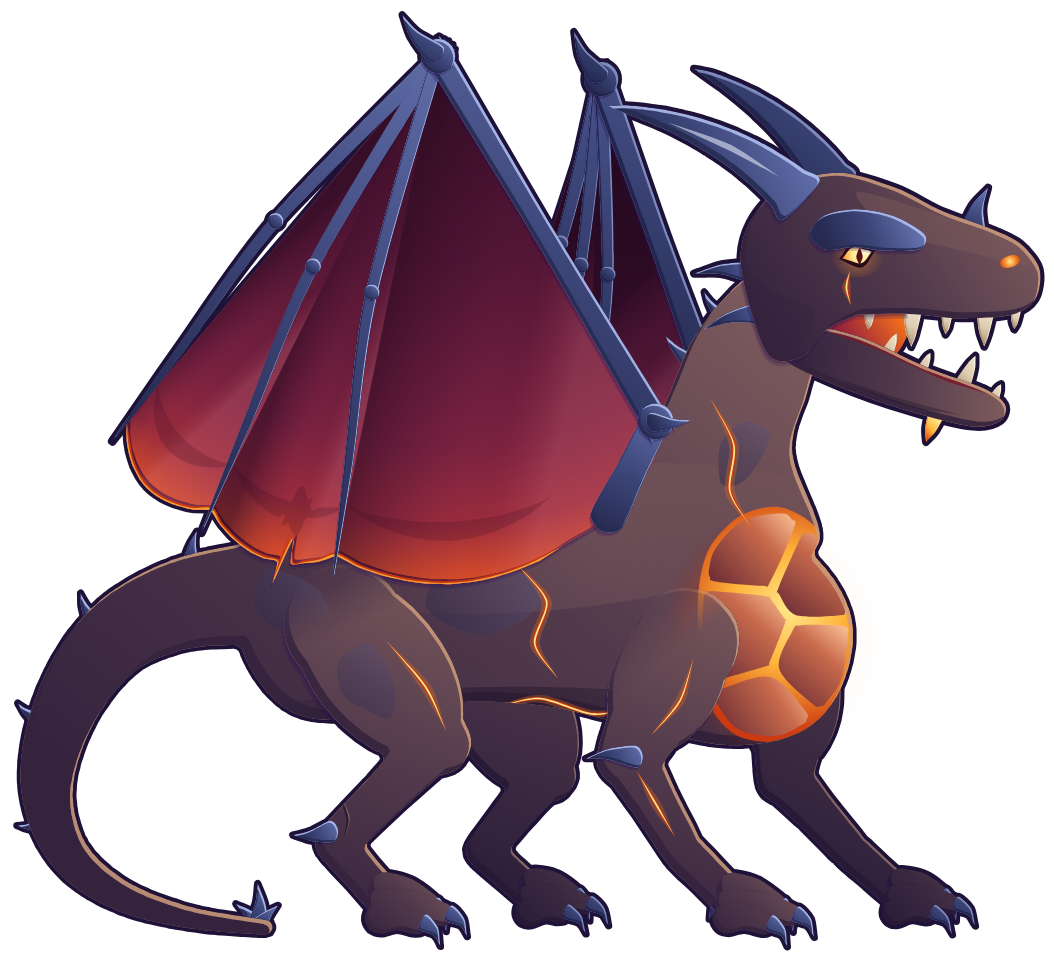

The Python source for this figure:
# Le grand boss de FEU (boss-feu) redessiné en VECTORIEL lisse, dans le style moderne de l'interface (refonte des
# monstres, 27/11/2026) : même trait, même contour unique, même ombrage que les héros vectoriels (../../heros/kael,
# brasyr…), même identité que son pixel art (refonte-graphique/pixel/hd/boss/dragon.txt).
#
#   python3 refonte-graphique/ui-moderne/monstres/dragon/dragon.py   # → dragon.svg + public/art/vecto/boss-feu*.webp
#
# Un dragon de lave et d'obsidienne à quatre pattes, massif et bas sur pattes (une brute) : grosse bosse d'épaules,
# poitrail énorme fendu en plaques chauffées où la lave brille (le four), cou court et arqué qui porte la tête en avant
# et vers le bas, gueule ouverte (vide entre les mâchoires, la gorge rouge sombre au fond), crocs d'ivoire plantés dans
# les mâchoires, oeil de braise à pupille fendue sous une arcade d'obsidienne, larme de lave, petite corne sur le museau,
# deux grandes cornes couchées vers l'arrière (même forme, celle du fond plus courte), ailes repliées très haut (bras
# d'obsidienne, trois doigts, membrane pourpre pliée en pans, bord rougi par la braise), quatre pattes griffues bien
# plantées (posture de gros reptile : coudes en arrière, genou en avant, jarret à l'envers), queue qui retombe au sol
# et finit en gerbe d'échardes. Tête de PROFIL : un seul oeil (../../heros/visage.py, tour = 75).
# Coordonnées = pixels de la grande case du pixel art (256 × 240, sol en (128, 236)) : même échelle que les héros.
# Une seule lumière, en haut à droite ; un seul contour (atelier.py).
import math
import os
import subprocess
import sys

HERE = os.path.dirname(os.path.abspath(__file__))
sys.path.insert(0, os.path.join(HERE, '..', '..', 'heros'))
sys.path.insert(0, HERE)
from atelier import Mat, sm, limb, ribbon, ellipse, bez, resample, mchain, mT, mR, mS, mapp  # noqa: E402
from lib import Shape  # noqa: E402
from outils import FigureM, fused, _poly, _shape, ik, smooth, lerp  # noqa: E402

ROOT = os.path.abspath(os.path.join(HERE, '..', '..', '..', '..'))

# ---------- matières (tons du pixel art passés à la gamme de l'interface : lumières chaudes, ombres violettes) ----------
ROCK = Mat('#cc9c7c', '#7c5a5c', '#523a4c', '#35233e', '#1f1429')        # roche volcanique (celle de Kael, plus chaude)
ROCKF = Mat('#8e6e6a', '#523c4e', '#3a2840', '#271a36', '#170f26')       # la même, du côté du fond (pattes lointaines)
OBS = Mat('#b4c2f2', '#6472ae', '#3d4679', '#272b52', '#181936', glint='#f2f5ff')   # obsidienne (celle de Kael)
OBSF = Mat('#8a96c8', '#4c5690', '#323a68', '#20244a', '#141530')
MEMB = Mat('#e47e8c', '#a4304c', '#7a2240', '#4e1434', '#300c24')       # membrane pourpre (le pagne de Kael, plus sombre)
MEMBF = Mat('#b0566e', '#702042', '#521636', '#360e2a', '#22081e')
FANG = Mat('#fffaf0', '#f4ead2', '#dccbb0', '#a8906e', '#6b5040')
HEAT = Mat('#ffc89a', '#c86a4c', '#94403a', '#622632', '#3c1626')       # la croûte chauffée du four
LAVA = ['#fffbe4', '#ffe68a', '#ffb43a', '#f2701a', '#cc3a12', '#8a1a10']
GUM = '#7a1a2a'

GRD = 236                      # le sol
FEET = (128, 236)              # le point « sol » de la case
FRAME = (-4, -4, 270, 246)     # la boîte de l'image (x0, y0, largeur, hauteur) : les pieds (128, 236) tombent en (132, 240)

# ---------- le visage (../../heros/visage.py) : tête de dragon de PROFIL → placer(tour=75), un seul oeil ----------
# La boîte = la sphère du crâne, gueule fermée (du dos du crâne à la racine du museau, du dessus du crâne au bas de la
# mâchoire fermée). Repère de la tête au repos (la tête est ensuite posée par sa matrice).
from visage import placer  # noqa: E402
FACE_BOX = (186.0, 74.0, 222.0, 116.0)
FACE = placer(FACE_BOX, tour=75)
EYE = FACE['oeil_proche']                      # (x, y, largeur)
NOSE = FACE['nez']                             # la racine du museau (le pli devant l'oeil)
MOUTH = FACE['bouche']                         # la ligne de la gueule sous elle
JAW_PIV = (203.0, 111.0)                       # la charnière de la mâchoire
JAW0 = 22.0                                    # la gueule ouverte au repos (degrés)

# ---------- le squelette (animation) ----------
#   br : souffle 0..1 ; fx, fy, fr : l'avant du corps (poitrail, épaules, cou) avance / monte (−) / se cabre (fr < 0,
#   degrés autour de la hanche) ; sq : il se tasse ; hx, hy, ht : la tête (décalage, rotation) ; jaw : la gueule
#   s'ouvre (+) ; tail : la queue se balance ; wu : les ailes s'ouvrent (0 repliées → 1 grandes ouvertes) ; flap : elles
#   battent (degrés) ; lag : le bout des ailes repliées traîne ; paw : la patte avant proche (None au sol, sinon
#   (x, y, angle du pied, ouverture des griffes) du poignet) ; heat : la lave chauffe (0..3) ; blink : l'oeil s'éteint.
REST = dict(br=0.0, fx=0.0, fy=0.0, fr=0.0, sq=0.0, hx=0.0, hy=0.0, ht=0.0, jaw=0.0, tail=0.0, wu=0.0, flap=0.0,
            lag=(0.0, 0.0), paw=None, heat=0.0, blink=0.0, ph=0.0, smoke=0.0)
HIP_PIV = (100.0, 176.0)        # le pivot du cabré (au-dessus des pattes arrière)
NECK_J = (192.0, 104.0)        # la nuque (la tête tourne autour)
HEAD_K, HEAD_C = 1.1, (198.0, 108.0)    # la tête un peu plus grande (la zone forte), comme les héros
HEAD_OFF = (0.0, -32.0)               # la tête portée haut, au bout du long cou en S

# les pattes : (racine, coude/genou, poignet/jarret, bout du pied) au repos ; longueurs prises au repos
LEG_N_FRONT = dict(S=(172.0, 160.0), K=(157.0, 190.0), A=(171.0, 214.0), B=(185.0, 228.0), g=GRD)
LEG_F_FRONT = dict(S=(200.0, 166.0), K=(197.0, 195.0), A=(214.0, 214.0), B=(228.0, 226.5), g=GRD - 3)
LEG_N_HIND = dict(S=(84.0, 156.0), K=(108.0, 186.0), A=(82.0, 212.0), B=(96.0, 228.0), g=GRD)
LEG_F_HIND = dict(S=(122.0, 170.0), K=(136.0, 194.0), A=(120.0, 214.0), B=(134.0, 226.5), g=GRD - 3)


def unit(a, b):
    d = math.dist(a, b) or 1
    return ((b[0] - a[0]) / d, (b[1] - a[1]) / d)


def add(a, b, k=1.0):
    return (a[0] + b[0] * k, a[1] + b[1] * k)


def rotv(v, deg):
    a = math.radians(deg)
    return (v[0] * math.cos(a) - v[1] * math.sin(a), v[0] * math.sin(a) + v[1] * math.cos(a))


def polar(p, deg, L):
    a = math.radians(deg)
    return (p[0] + L * math.cos(a), p[1] + L * math.sin(a))


def catmull(pts, per=8, closed=True):
    """Des points lissés (Catmull-Rom), pour une forme qu'on va déformer point par point."""
    out = []
    n = len(pts)
    rng = range(n) if closed else range(n - 1)
    for i in rng:
        p0, p1 = pts[(i - 1) % n] if closed else pts[max(0, i - 1)], pts[i]
        p2 = pts[(i + 1) % n]
        p3 = pts[(i + 2) % n] if closed else pts[min(n - 1, i + 2)]
        for k in range(per):
            t = k / per
            t2, t3 = t * t, t * t * t
            out.append(tuple(0.5 * ((2 * p1[j]) + (-p0[j] + p2[j]) * t + (2 * p0[j] - 5 * p1[j] + 4 * p2[j] - p3[j]) * t2
                                    + (-p0[j] + 3 * p1[j] - 3 * p2[j] + p3[j]) * t3) for j in (0, 1)))
    if not closed:
        out.append(pts[-1])
    return out


def poly_shape(pts, t=0.9):
    return sm(pts, t=t)


def cast_band(sh, dx, dy):
    """Une bande dans la forme, le long du bord opposé à (dx, dy) (pair-impair)."""
    return Shape(sh.subs + sh.move(dx, dy).subs, evenodd=True)


def fissure(pts, w=0.9, mat=ROCK):
    """Une fêlure dans la roche (pas de trait noir) : un creux sombre et son arête éclairée au-dessus."""
    sh = ribbon(pts, [0.1] + [w] * (len(pts) - 2) + [0.1])
    hl = ribbon([(x + 0.4, y - 0.5) for x, y in pts], [0.05] + [w * 0.5] * (len(pts) - 2) + [0.05])
    return [(hl, mat.hi, 0.45), (sh, mat.deep, 0.7)]


def lava_vein(pts, w=1.1, g=0.0, glow=2.6):
    """Une veine de lave (comme Kael) : une lueur douce (dégradé), la fêlure rouge, un coeur jaune clair."""
    core = ribbon(pts, [0.15] + [w] * (len(pts) - 2) + [0.15])
    hot = ribbon(pts, [0.05] + [w * 0.45] * (len(pts) - 2) + [0.05])
    halo = ribbon(pts, [0.6] + [w * glow * (1 + 0.3 * g)] * (len(pts) - 2) + [0.6])
    return [(halo, LAVA[3], min(0.75, 0.3 + 0.14 * g)), (core, LAVA[4], 1), (hot, LAVA[1] if g < 2 else LAVA[0], 1)]


def claw_tip(base, d, L, curl=0.5):
    n = (-d[1], d[0])
    if n[1] < 0:
        n = (-n[0], -n[1])
    return add(add(base, d, L), n, L * curl)


def claw_shape(base, d, L, w, curl=0.5):
    """Une griffe recourbée : large à la racine, pointe qui plonge vers le sol (d = direction du doigt)."""
    n = (-d[1], d[0])
    if n[1] < 0:
        n = (-n[0], -n[1])                  # n pointe vers le bas (le côté où la griffe se recourbe)
    tip = add(add(base, d, L), n, L * curl)
    mid = add(add(base, d, L * 0.6), n, L * curl * 0.25)
    a = add(base, n, -w / 2)
    b = add(base, n, w / 2)
    return sm([a, add(mid, n, -w * 0.32), tip, add(mid, n, w * 0.22), b], sharp=(2,), t=0.8)


def shard(root, tip, w, bend=0.0):
    """Une écharde d'obsidienne : large à la racine, pointe un peu courbée."""
    d = unit(root, tip)
    n = (-d[1], d[0])
    L = math.dist(root, tip)
    mid = add(add(root, d, L * 0.55), n, bend * L * 0.12)
    return sm([add(root, n, w / 2), add(mid, n, w * 0.26), tip, add(mid, n, -w * 0.22), add(root, n, -w / 2),
               add(root, d, -w * 0.3)], sharp=(2,), t=0.85)


def horn_shape(root, c1, c2, tip, w0):
    """Une grande corne : un fuseau courbe, épais à la racine, pointu."""
    c = resample(bez(root, c1, c2, tip, 40), 12)
    ws = [w0 * (1 - i / 12) ** 0.8 + 0.2 for i in range(13)]
    from atelier import sides
    left, right = sides(c, ws)
    return sm(left[:-1] + [c[-1]] + right[:-1][::-1], sharp=(len(left) - 1,), t=0.9)


# ======================================================================== le corps (déformé point par point)

# le torse (bosse d'épaules, dos, croupe, ventre, poitrail) ; le cou ; la queue (une ligne et ses largeurs)
TORSO = [(56, 150), (62, 137), (80, 131), (110, 128), (138, 123), (158, 119), (184, 126), (204, 138), (214, 154),
         (212, 171), (202, 183), (184, 187), (162, 183), (136, 177), (112, 176), (92, 180), (72, 179), (60, 167)]
NECK = [(148, 122), (160, 112), (167, 98), (173, 84), (181, 73), (190, 66), (202, 68), (206, 82), (203, 96), (199, 112),
        (206, 134), (194, 140), (172, 132)]
TAIL_C = [(62, 148), (42, 151), (25, 160), (13, 177), (8, 197), (13, 214), (26, 225), (44, 231), (64, 233.6)]
TAIL_W = [27, 23, 19.5, 16.5, 13.5, 10.5, 8, 5.5, 3.6]


class Rig:
    """Les matrices de la pose et la déformation douce du corps (arrière fixe → avant qui se cabre → tête)."""

    def __init__(self, P):
        self.P = P
        sq = P['sq']
        self.H = mT(0, sq * 0.55)
        self.F = mchain(mT(P['fx'], P['fy'] + sq), mR(P['fr'], *HIP_PIV))
        hx, hy = P['hx'], P['hy']
        self.HEAD = mchain(self.F, mT(hx + HEAD_OFF[0], hy + HEAD_OFF[1] - 0.8 * P['br']), mR(P['ht'], *NECK_J), mS(HEAD_K, HEAD_K, *HEAD_C))
        self.JAW = mchain(self.HEAD, mR(JAW0 + P['jaw'], *JAW_PIV))
        # le mouvement de la tête seul (sans sa place ni son agrandissement) : le haut du cou le suit
        self.HEADM = mchain(self.F, mT(hx, hy - 0.8 * P['br']), mR(P['ht'], *NECK_J))
        self.br = P['br']
        self.tail = P['tail']

    def wF(self, p):
        return smooth((p[0] - 62) / (150 - 62))

    def D(self, p):
        """Un point du corps au repos → dans la pose."""
        x, y = p
        w = self.wF(p)
        a = mapp(self.H, p)
        b = mapp(self.F, p)
        q = (a[0] + (b[0] - a[0]) * w, a[1] + (b[1] - a[1]) * w)
        # le souffle : le dos et les épaules montent, le poitrail se gonfle vers l'avant
        up = smooth((182 - y) / 70) * smooth((x - 40) / 70)
        q = (q[0] + 0.5 * self.br * smooth((x - 150) / 40), q[1] - 1.5 * self.br * up)
        # le cou : il suit la tête près de la nuque
        wn = smooth((x - 168) / 30) * smooth((150 - y) / 30)
        if wn > 0:
            h = mapp(self.HEADM, p)
            fq = mapp(self.F, p)
            q = (q[0] + (h[0] - fq[0]) * wn, q[1] + (h[1] - fq[1]) * wn)
        # la queue : elle se balance (plus au bout), le bout reste près du sol
        wt = smooth((52 - x) / 40) if y > 140 else 0.0
        if wt > 0 and self.tail:
            q = (q[0] + self.tail * wt * smooth((y - 140) / 60) * 1.4, q[1] - abs(self.tail) * wt * 0.3 * smooth((y - 200) / 30))
        return q

    def shape(self, sh):
        return sh.map(self.D)


def body_shape(R):
    torso = sm([R.D(p) for p in catmull(TORSO, 5)], t=0.9)
    neck = sm([R.D(p) for p in catmull(NECK, 5)], t=0.9)
    c = [R.D(p) for p in catmull(TAIL_C, 4, closed=False)]
    ws = []
    for i in range(len(c)):
        u = i / (len(c) - 1) * (len(TAIL_W) - 1)
        j = min(len(TAIL_W) - 2, int(u))
        ws.append(TAIL_W[j] + (TAIL_W[j + 1] - TAIL_W[j]) * (u - j))
    tail = limb(c, ws)
    return fused([torso, neck, tail], smooth=2.5), c, ws


# ======================================================================== les pattes

def leg_geom(R, L, near=True, front=True, A=None, fdir=0.0, spread=1.0, lifted=False):
    """Une patte d'un seul tenant (muscle de l'épaule ou de la cuisse, os, coude ou genou, poignet ou jarret, pied,
    doigts) : renvoie la forme fondue, les griffes (base, direction, longueur, largeur) et les points utiles.
    Pattes de gros reptile : coude en arrière (pattes avant), genou en avant et jarret à l'envers (pattes arrière) ;
    le pied (du poignet ou du jarret à la plante) puis les doigts posés au sol vers l'avant. fdir tourne le pied
    (degrés), spread ouvre les doigts (patte levée)."""
    S0, K0, A0, B0 = L['S'], L['K'], L['A'], L['B']
    g = L['g']
    l1, l2 = math.dist(S0, K0), math.dist(K0, A0)
    S = R.D(S0)
    A = A or A0
    v = rotv((B0[0] - A0[0], B0[1] - A0[1]), fdir)
    B = add(A, v)
    # le pli reste du même côté qu'au repos (coude derrière, genou devant)
    side0 = (A0[0] - S0[0]) * (K0[1] - S0[1]) - (A0[1] - S0[1]) * (K0[0] - S0[0])
    K = None
    for bend in (1, -1):
        k_ = ik(S, A, l1, l2, bend)
        sd = (A[0] - S[0]) * (k_[1] - S[1]) - (A[1] - S[1]) * (k_[0] - S[0])
        if sd * side0 > 0:
            K = k_
    K = K or ik(S, A, l1, l2, 1)
    f = 1.0 if near else 0.88
    if front:
        w = [27 * f, 16.5 * f, 14 * f, 10.5 * f, 9.8 * f]
        ang = math.degrees(math.atan2(K[1] - S[1], K[0] - S[0]))
        mc = lerp(S, K, 0.32)
        mus = ellipse(mc[0], mc[1], 0.45 * math.dist(S, K) + 6, 14 * f).rot(ang, mc[0], mc[1])
    else:
        w = [31 * f, 17.5 * f, 13 * f, 10.5 * f, 9.8 * f]
        ang = math.degrees(math.atan2(K[1] - S[1], K[0] - S[0]))
        mc = lerp(S, K, 0.36)
        mus = ellipse(mc[0], mc[1], 0.5 * math.dist(S, K) + 9, 17 * f).rot(ang, mc[0], mc[1])
    upper = limb([S, lerp(S, K, 0.5), K], [w[0], (w[0] + w[1]) / 2, w[1]])
    lower = limb([K, lerp(K, A, 0.5), A], [w[2] * 1.05, (w[2] + w[3]) / 2, w[3]])
    meta = limb([A, lerp(A, B, 0.5), B], [w[3], (w[3] + w[4]) / 2, w[4]])
    # la plante : un coussin sous le bout du pied, d'où partent les doigts
    td = math.radians(10 + fdir)
    fd = (math.cos(td), math.sin(td))
    n = (-fd[1], fd[0])                       # vers le côté proche (le bas de l'écran au repos)
    palm = ellipse(B[0], B[1] + 1, w[4] * 0.6, w[4] * 0.5)
    shapes = [mus, upper, lower, meta, palm]
    toes = []
    # les doigts (du fond vers le devant) : écartés dans le plan du sol (le plus proche plus bas à l'écran), une
    # jointure qui bombe, le bout posé au sol ; la griffe recourbée plonge jusqu'au sol
    # les doigts, fondus dans le pied (une seule forme) : trois bosses à l'avant, séparées par de petits creux ; le doigt
    # proche est le plus bas, ceux du fond dépassent derrière lui, plus haut (perspective du sol)
    tips = []
    spec = [(-5.0, -22.0, 11.0, -5.0), (0.0, 2.0, 15.5, -2.4), (4.4, 30.0, 12.0, -0.2)]   # (racine, angle, longueur, sol)
    for k, (off, a, Ln, gy) in enumerate(spec):
        root = add(add(B, n, off * 0.85), fd, -2.0)
        dk = rotv(fd, a * spread * (1.3 if lifted else 1.0))
        tip = add(root, dk, Ln * f)
        w0 = (7.0 if front else 7.2) * f
        if not lifted:
            tip = (tip[0], g + gy - w0 * 0.42 - 0.3)         # le coussin du doigt posé au sol
        kn = add(lerp(root, tip, 0.5), (-n[0], -n[1]), 1.0)
        dd = unit(kn, tip)
        cd = rotv(dd, 8)
        cb = add(add(tip, dd, w0 * 0.22), (-n[0], -n[1]), w0 * 0.12)
        cl = 10.0 * f
        if not lifted:
            # la griffe plonge jusqu'au sol (plus haut pour les doigts du fond : perspective du sol)
            ct = claw_tip(cb, cd, 1.0)
            cl = max(7.0, min(11.0, (g + gy + 0.4 - cb[1]) / max(0.2, ct[1] - cb[1])))
        toes.append((limb([root, kn, tip], [w0 * 1.1, w0 * 0.98, w0 * 0.84]), (cb, cd, cl, w0 * 0.58)))
        tips.append(tip)
    claws = []
    if front and near:
        # l'ergot : une petite griffe à l'arrière du pied, vers l'arrière et le bas
        e0 = add(lerp(A, B, 0.72), n, w[4] * 0.42)
        claws.append((e0, rotv((-fd[0], -fd[1]), -35), 3.8, 3.4))
    pts = {'S': S, 'K': K, 'A': A, 'B': B, 'mc': mc, 'toes': toes, 'tips': tips, 'fd': fd,
           'grad': (B[0] + 14, B[1] - 12, B[0] - 6, B[1] + 8, [(0, ROCK.light), (0.5, ROCK.base), (1, ROCK.shadow)])}
    return fused(shapes, smooth=1.8), claws, pts


def toe_creases(pts, mat):
    """Les petits plis entre les doigts (du creux entre deux bouts de doigts, vers l'arrière du pied)."""
    out = []
    t = pts['tips']
    fd = pts['fd']
    for a, b in zip(t, t[1:]):
        m = lerp(a, b, 0.5)
        p0 = add(m, fd, -1.2)
        out.append((ribbon([p0, add(p0, fd, -3.2), add(p0, fd, -6.4)], [0.2, 0.9, 0.1]), mat.deep, 0.55))
    return out


def draw_claws(fig, nm, pts, cmat, mat=None):
    """Les doigts d'une patte (du fond vers le devant, chacun son ombre douce sur le pied et sur le doigt d'à côté) et
    leurs griffes au bout (peints après la patte)."""
    mat = mat or ROCK
    names = [nm]
    for j, (sh, (b, d, Lc, w)) in enumerate(pts['toes']):
        tn = '%st%d' % (nm, j)
        fig.part(tn, sh, mat, grad=pts['grad'], cel=1.1, rim=0, cast=1.0, cast_on=names[:])
        names.append(tn)
        fig.part(tn + 'c', claw_shape(b, d, Lc, w), cmat, cel=0.45, rim=0.4, cast=0.45, cast_on=names[:])
        names.append(tn + 'c')
    return names


# ======================================================================== les ailes

def wing_skel(R, name, u, flap=0.0, lag=(0.0, 0.0)):
    """Le squelette d'une aile : racine (dans le dos), coude, poignet, griffe du pouce, trois bouts de doigts, et le
    point où le bord de fuite rejoint le flanc. u = 0 : repliée (le dessin) ; u = 1 : grande ouverte."""
    if name == 'N':
        root0 = (152.0, 128.0)
        folded = dict(eh=-63.4, lh=26.8, ef=-120.8, lf=109.0, fing=[(130.4, 123.0), (116.6, 130.0), (101.5, 130.6)],
                      att=(140.0, 136.0))
        opened = dict(eh=-105.0, lh=30.0, ef=-125.0, lf=100.0, fing=[(186.0, 96.0), (158.0, 106.0), (124.0, 110.0)],
                      att=(120.0, 140.0))
    else:
        root0 = (168.0, 122.0)
        folded = dict(eh=-61.4, lh=25.0, ef=-109.7, lf=89.0, fing=[(108.0, 90.0), (100.4, 99.6), (92.2, 104.0)],
                      att=(160.0, 126.0))
        opened = dict(eh=-70.0, lh=22.0, ef=-80.0, lf=80.0, fing=[(20.0, 70.0), (50.0, 84.0), (78.0, 90.0)],
                      att=(176.0, 126.0))
    k = smooth(u) if 0 <= u <= 1 else u
    eh = lerp(folded['eh'], opened['eh'], k) + flap * 0.4
    lh = lerp(folded['lh'], opened['lh'], k)
    ef = lerp(folded['ef'], opened['ef'], k) + flap * (0.8 if name == 'N' else -0.8)
    lf = lerp(folded['lf'], opened['lf'], k)
    root = R.D(root0)
    E = polar(root, eh, lh)
    W = polar(E, ef, lf)
    W = add(W, lag)
    tips = []
    for (a0, L0), (a1, L1) in zip(folded['fing'], opened['fing']):
        a = lerp(a0, a1, k) + flap * (1.0 if name == 'N' else -1.0)
        tips.append(polar(W, a, lerp(L0, L1, k)))
    att = R.D(lerp(folded['att'], opened['att'], k))
    thumb = polar(W, ef - 10, 13)
    return dict(root=root, E=E, W=W, tips=tips, att=att, thumb=thumb)


def scallop(a, b, depth, n=10, tear=None):
    """Le bord libre de la membrane entre deux bouts de doigts : un feston (creux vers le corps) ; `tear` : une petite
    déchirure (une encoche) à cette fraction du bord."""
    d = unit(a, b)
    nrm = (d[1], -d[0])
    out = []
    for i in range(1, n):
        t = i / n
        p = lerp(a, b, t)
        out.append(add(p, nrm, -depth * math.sin(math.pi * t) ** 0.8))
        if tear and abs(t - tear) < 0.5 / n:
            q = add(add(p, nrm, -depth * math.sin(math.pi * t) ** 0.8 - 5.5), d, 0.8)
            out.append(q)
            out.append(add(p, d, 1.8 + 0.0))
    return out


# ======================================================================== le dessin

def build(ow=0.95, pose=None, fx=None, frame=FRAME):
    P = dict(REST, **(pose or {}))
    R = Rig(P)
    fig = FigureM(*frame, ow=ow)
    fig.ctx = {'R': R, 'P': P}
    heat = P['heat']

    # ---- lueur du four (derrière tout) ----
    gx, gy = R.D((186, 160))
    fig.glow(gx + 6, gy, 30 + 6 * heat, 30 + 6 * heat, '#ff7a1e', 0.16 + 0.08 * heat)

    # ---- l'aile du fond : derrière la bosse ----
    wf = wing_skel(R, 'F', P['wu'], P['flap'], (P['lag'][0] * 0.6, P['lag'][1] * 0.6))
    draw_wing(fig, 'F', wf, MEMBF, OBSF, P)

    # ---- la corne du fond (derrière la tête) ----
    head_horns(fig, R, P, far=True)

    # ---- les pattes du fond (plus sombres) ----
    for nm, L, front in (('legFH', LEG_F_HIND, False), ('legFF', LEG_F_FRONT, True)):
        sh, claws, pts = leg_geom(R, L, near=False, front=front)
        fig.part(nm, sh, ROCKF, cel=1.4, rim=0.5, cast=0)
        pts['grad'] = pts['grad'][:4] + ([(0, ROCKF.light), (0.5, ROCKF.base), (1, ROCKF.shadow)],)
        draw_claws(fig, nm, pts, OBSF, ROCKF)

    # ---- les échardes de la queue (derrière la queue : racines cachées) ----
    body, tc, tw = body_shape(R)
    tail_spikes(fig, tc, tw)
    # les piquants dorsaux : ils suivent la courbe du dos, de la nuque à la croupe, leur taille varie en douceur (plus
    # grands au milieu du dos) ; racines cachées dans le corps
    for j, (p0, p1, L) in enumerate(DORSAL):
        b = R.D(p0)
        d = unit(R.D(p1), b)                      # vers l'arrière le long du dos
        nrm = (d[1], -d[0]) if d[0] < 0 else (-d[1], d[0])
        if nrm[1] > 0:
            nrm = (-nrm[0], -nrm[1])
        tip = add(add(b, nrm, L), d, L * 0.6)
        fig.part('dsp%d' % j, shard(add(b, nrm, -2.0), tip, L * 0.62, bend=-0.5), OBS, cel=0.6, rim=0.5, cast=0)

    # ---- le corps : torse, cou, queue d'un seul tenant ----
    bx0, by0, bx1, by1 = body.bbox()
    det = body_details(R, P)
    fig.part('body', body, ROCK, grad=(bx1 - 20, by0 + 10, bx0 + 60, by1, [(0, ROCK.light), (0.45, ROCK.base), (1, ROCK.shadow)]),
             cel=2.4, rim=1.0, cast=0, details=det)

    # ---- la patte arrière proche (la cuisse s'efface dans la croupe) ----
    sh, claws, pts = leg_geom(R, LEG_N_HIND, near=True, front=False)
    K, A = pts['K'], pts['A']
    S_ = pts['S']
    ang_ = math.degrees(math.atan2(K[1] - S_[1], K[0] - S_[0]))
    pc = add(lerp(S_, K, 0.42), (-4, 2))
    det = plate(lambda p: p, pc[0], pc[1], 10, 6.5, ang_ + 8, 11) \
        + lava_vein([add(lerp(S_, K, 0.2), (6, -2)), add(lerp(S_, K, 0.5), (9, 1)), add(lerp(S_, K, 0.85), (6, 2))], 1.0, heat) \
        + fissure([add(A, (1, -12)), add(A, (3, -6)), add(A, (2, -1))], 0.7)
    fig.part('legNH', sh, ROCK, cel=1.8, rim=0.8, cast=1.2, cast_on=['body', 'legFH', 'legFHc0', 'legFHc1', 'legFHc2', 'tsp5', 'tsp4', 'tsp3'], details=det)
    S = pts['S']
    o_, t_ = add(S, (6, 10)), add(S, (-6, -16))
    fig.masks['legNH'] = (o_[0], o_[1], t_[0], t_[1], 'body')        # le haut de la cuisse s'efface dans la croupe
    draw_claws(fig, 'legNH', pts, OBS)
    fig.part('spurH', shard(add(A, (-1, -3)), add(A, (-11, -2)), 5.5, bend=-0.6), OBS, cel=0.6, rim=0.5, cast=0.5)

    # ---- l'aile proche, repliée sur le flanc ----
    wn = wing_skel(R, 'N', P['wu'], P['flap'], P['lag'])
    draw_wing(fig, 'N', wn, MEMB, OBS, P)

    # ---- la patte avant proche (l'épaule s'efface dans le poitrail) ----
    paw = P['paw']
    if paw:
        sh, claws, pts = leg_geom(R, LEG_N_FRONT, near=True, front=True, A=(paw[0], paw[1]), fdir=paw[2], spread=paw[3],
                                  lifted=paw[1] < 214.5)
    else:
        sh, claws, pts = leg_geom(R, LEG_N_FRONT, near=True, front=True)
    S, K, A = pts['S'], pts['K'], pts['A']
    fig.ctx['paw'] = pts
    det = lava_vein([lerp(K, A, 0.15), lerp(K, A, 0.5), lerp(K, A, 0.85)], 0.95, heat) \
        + lava_vein([add(lerp(S, K, 0.15), (4, 0)), add(lerp(S, K, 0.45), (5, 2)), add(lerp(S, K, 0.75), (2, 2))], 0.9, heat)
    cl = []
    for j, (b, d, Lc, w) in enumerate(claws):
        cl.append('legNFe%d' % j)
        fig.part(cl[-1], claw_shape(b, d, Lc, w), OBS, cel=0.4, rim=0.35, cast=0)
    fig.part('legNF', sh, ROCK, cel=1.8, rim=0.8, cast=1.3, cast_on=['body', 'legFF', 'legFH', 'wingN'] + cl, details=det)
    o_, t_ = add(S, (8, 6)), add(S, (-8, -14))
    fig.masks['legNF'] = (o_[0], o_[1], t_[0], t_[1], 'body')        # la racine du bras s'efface dans le poitrail
    draw_claws(fig, 'legNF', pts, OBS)
    ku = unit(S, K)
    kd = unit(A, K)
    sp = unit((0, 0), add(ku, kd))
    fig.part('spurF', shard(add(K, sp, -2), add(K, sp, 11), 5.6, bend=0.5), OBS, cel=0.6, rim=0.5, cast=0.6)

    # ---- la tête ----
    draw_head(fig, R, P)

    if fx:
        for f_ in fx:
            f_(fig, fig.ctx)
    return fig


# (point sur le dos, point suivant vers la queue, longueur) : la nuque, le cou, le dos (sous l'aile), la croupe
DORSAL = [((179, 76), (174, 84), 5.0), ((171, 88), (167, 98), 6.4), ((165, 106), (158, 114), 7.6), ((150, 121), (140, 123), 8.6),
          ((128, 124.5), (118, 126), 9.0), ((106, 128), (96, 129), 8.6), ((86, 130), (76, 131.5), 7.6), ((67, 135), (58, 139), 6.4)]


def tail_spikes(fig, tc, tw):
    """Les échardes d'obsidienne sur le dessus de la courbe de la queue, et la gerbe de trois au bout (posée au sol)."""
    n = len(tc)
    out = []
    for t, L, w in ((0.12, 5.4, 3.6), (0.27, 4.6, 3.2), (0.42, 3.8, 2.8), (0.57, 3.0, 2.4)):
        i = int(t * (n - 1))
        p, q = tc[i], tc[i + 1]
        d = unit(p, q)
        nrm = (-d[1], d[0])                   # vers l'extérieur de la courbe (à gauche de la marche)
        ww = tw[i]
        base = add(p, nrm, ww * 0.5 - 1.6)
        tip = add(add(base, nrm, L + 1.6), d, -L * 0.6)
        out.append(shard(base, tip, w, bend=-0.5))
    end, prev = tc[-1], tc[-3]
    d = unit(prev, end)
    for ang, L, w in ((-140, 8.0, 4.4), (-96, 11.0, 5.2), (-52, 7.5, 4.2)):
        dd = rotv(d, ang)
        base = add(end, d, -2)
        out.append(shard(base, add(base, dd, L), w, bend=0.4 if ang < -80 else -0.4))
    for j, sh in enumerate(out):
        fig.part('tsp%d' % j, sh, OBS, cel=0.7, rim=0.5, cast=0)


def body_details(R, P):
    """Ce qui est peint DANS le corps : le volume, quelques plaques d'obsidienne À PLAT dans la peau (aucun relief qui
    casse la ligne du dos), le four du poitrail en grandes plaques, peu de fissures de lave en courbes douces."""
    heat = P['heat']
    D = R.D
    out = []
    # le volume : le dos pris par la lumière, le ventre dans l'ombre
    hx_, hy_ = D((140, 134))
    out.append((ellipse(hx_, hy_, 70, 18).rot(-6, hx_, hy_), ('rad', hx_ + 10, hy_ - 6, 70, 70, [(0, ROCK.light, 0.5), (1, ROCK.light, 0)]), 1))
    bx_, by_ = D((128, 186))
    out.append((ellipse(bx_, by_, 80, 14), ('rad', bx_, by_ + 5, 80, 80, [(0, ROCK.deep, 0.6), (1, ROCK.deep, 0)]), 1))
    for spec in BODY_PLATES:
        out += plate(D, *spec)
    # le four : la lave du poitrail (bombé, pas énorme)
    cx, cy = D((194, 158))
    k = min(1.0, heat / 3)
    out.append((ellipse(cx, cy, 28, 32), ('rad', cx, cy, 28, 32, [(0, LAVA[4], 0.0), (0.62, LAVA[4], 0.0), (0.76, LAVA[4], 0.3 + 0.15 * k),
                                                              (1, LAVA[5], 0)]), 1))
    csh = sm([D(p) for p in CHEST], t=0.9)
    out.append((csh, ('rad', cx + 4, cy - 6, 32, 32, [(0, LAVA[0] if heat > 2 else LAVA[1]), (0.45, LAVA[2]), (1, LAVA[4])]), 1))
    for poly in chest_plates():
        sh = sm([D(p) for p in poly], t=0.95)
        x0, y0, x1, y1 = sh.bbox()
        tone = [(0, HEAT.hi if heat < 2 else '#ffe0b0'), (0.35, HEAT.light), (1, HEAT.shadow)]
        out.append((sh, ('lin', x1, y0, x0, y1, tone), 1 - 0.35 * k))
    # une fente de lave sous le ventre, et deux fissures en courbes douces (cou, flanc)
    out += lava_vein([D(p) for p in [(120, 178), (134, 175), (148, 179), (160, 177)]], 0.9, heat, glow=2.2)
    for pts, w in (([(178, 98), (184, 110), (183, 122), (189, 132)], 0.95), ([(128, 140), (136, 150), (133, 161), (139, 170)], 1.0)):
        out += lava_vein([D(p) for p in pts], w, heat)
    return out


CHEST = [(178, 136), (186, 128), (196, 126), (205, 131), (212, 142), (215, 156), (213, 170), (206, 181), (195, 186),
         (184, 184), (177, 175), (175, 160), (175, 147)]


# (x, y, demi-largeur, demi-hauteur, angle, graine) au repos : quelques grandes plaques de tailles variées
BODY_PLATES = [(186, 112, 9, 5.5, -60, 2), (120, 150, 15, 8, -4, 5), (70, 150, 10, 7, 20, 7)]
PLATE = Mat('#b0acd8', '#5e5a86', '#403a5e', '#2a2644', '#19162c', glint='#e8e6ff')   # obsidienne mate (plaques)


def plate(D, x, y, rx, ry, ang, seed):
    """Une plaque d'obsidienne À PLAT dans la peau (aucun relief, aucune ombre portée) : une teinte d'obsidienne mate,
    éclairée en haut à droite, qui se fond dans la roche."""
    pts = []
    for k in range(8):
        a = 2 * math.pi * k / 8
        r = 1 + 0.12 * math.sin(seed * 3.1 + k * 2.3) + 0.05 * math.cos(seed * 1.7 + k * 4.1)
        v = rotv((rx * r * math.cos(a), ry * r * math.sin(a)), ang)
        pts.append(D((x + v[0], y + v[1])))
    sh = sm(pts, t=0.95)
    x0, y0, x1, y1 = sh.bbox()
    return [(sh, ('lin', x1, y0, x0, y1, [(0, PLATE.light, 0.42), (0.5, PLATE.base, 0.42), (1, PLATE.shadow, 0.5)]), 1)]


def chest_plates():
    """Les plaques du four (au repos) : un pavage irrégulier (cellules de Voronoï), rogné et arrondi."""
    from shapely.geometry import Polygon, MultiPoint
    from shapely.ops import voronoi_diagram
    region = Polygon(CHEST)
    seeds = [(188, 136), (206, 144), (186, 158), (206, 166), (192, 180)]
    cells = voronoi_diagram(MultiPoint(seeds), envelope=region.buffer(20))
    out = []
    for c in cells.geoms:
        g = c.intersection(region).buffer(-1.25).buffer(-2.4, join_style=1).buffer(2.4, join_style=1)
        if g.is_empty or g.area < 4:
            continue
        if g.geom_type != 'Polygon':
            g = max(g.geoms, key=lambda x: x.area)
        pts = list(g.simplify(0.4).exterior.coords)[:-1]
        out.append(pts)
    return out


def draw_wing(fig, name, sk, mat, bone, P):
    """Une aile de dragon : des os anguleux (bras, coude en pointe, avant-bras, poignet, griffe du pouce, trois longs
    doigts à une jointure), une membrane tendue entre eux (pourpre sombre à la racine → braise au bord), des pans
    creusés par la tension, un bord libre en festons pointus, une petite déchirure."""
    root, E, W, tips, att = sk['root'], sk['E'], sk['W'], sk['tips'], sk['att']
    f1, f2, f3 = tips
    sc = [scallop(f1, f2, 8.0), scallop(f2, f3, 7.0, tear=0.62), scallop(f3, att, 8.5)]
    edge = [f1] + sc[0] + [f2] + sc[1] + [f3] + sc[2] + [att]
    i2, i3 = 1 + len(sc[0]) + 1, 1 + len(sc[0]) + 1 + len(sc[1]) + 1
    memb = sm([W] + edge + [root, E], sharp=(0, 1, i2, i3), t=0.55)
    rr = max(math.dist(W, t) for t in tips) * 1.02
    ember = '#d24a2a' if name == 'N' else '#9a3028'
    fill = ('rad', W[0], W[1], rr, rr, [(0, mat.deep), (0.4, mat.shadow), (0.76, mat.base), (0.9, '#9a2c3c'), (1, ember)])
    det = []
    # les pans : chaque pan est tendu entre deux os : sombre contre l'os de gauche, éclairé contre celui de droite
    mid_arm = lerp(E, W, 0.4)
    for (a, b, s_), right in (((f1, f2, sc[0]), f2), ((f2, f3, sc[1]), f3), ((f3, att, sc[2]), mid_arm)):
        pan = sm([W, a] + s_ + [b] + ([root, E] if b is att else []), sharp=(0, 1), t=0.6)
        ga = lerp(W, a, 0.62)
        gb = lerp(W, right, 0.62) if right is not mid_arm else lerp(att, mid_arm, 0.5)
        det.append((pan, ('lin', ga[0], ga[1], gb[0], gb[1], [(0, mat.deep, 0.6), (0.35, mat.shadow, 0.22), (0.7, mat.light, 0.0),
                                                              (1, mat.hi, 0.22)]), 1))
        # le creux de la membrane : une ombre douce qui suit le feston, un peu en retrait du bord
        cr = [lerp(p, W, 0.1) for p in [a] + s_ + [b]]
        n_ = len(cr)
        det.append((ribbon(cr, [0.2] + [4.5 * math.sin(math.pi * k / (n_ - 1)) + 0.3 for k in range(1, n_ - 1)] + [0.2]), mat.deep, 0.2))
    # le bord libre rougi par la braise
    det.append((ribbon(edge, [0.3] + [1.7] * (len(edge) - 2) + [0.3]), LAVA[4], 0.9))
    det.append((ribbon(edge, [0.2] + [0.7] * (len(edge) - 2) + [0.2]), LAVA[2], 0.85))
    fig.part('wing' + name, memb, mat, grad=None, cel=1.2, rim=0.5, cast=1.0 if name == 'N' else 0, details=det)
    fig.parts[-1].grad = None
    fig.parts[-1].fillx = fill
    # les doigts : longs, une jointure (un léger angle), le bout qui dépasse un peu de la membrane, en pointe
    for j, t in enumerate(tips):
        L = math.dist(W, t)
        d = unit(W, t)
        nrm = (-d[1], d[0])
        jt = add(lerp(W, t, 0.48), nrm, L * 0.035 * (1 if name == 'N' else -1))
        te = add(t, unit(jt, t), 4.5)
        fig.part('wf%s%d' % (name, j), limb([W, jt, lerp(jt, te, 0.6), te], [4.0 - 0.3 * j, 3.0, 2.2, 0.5]), bone, cel=0.5, rim=0.45,
                 cast=0.5, cast_on=['wing' + name])
        fig.part('wj%s%d' % (name, j), ellipse(jt[0], jt[1], 2.0, 2.0), bone, cel=0.4, rim=0.4, cast=0.3, cast_on=['wing' + name])
    # le bras : de l'épaule au coude (en pointe, un éperon), puis l'avant-bras jusqu'au poignet
    fig.part('wh' + name, limb([root, lerp(root, E, 0.5), E], [9.0, 7.6, 7.0]), bone, cel=0.9, rim=0.6, cast=0.8,
             cast_on=['wing' + name, 'body'])
    fig.part('wa' + name, limb([E, lerp(E, W, 0.5), W], [7.0, 5.4, 6.2]), bone, cel=0.9, rim=0.6, cast=0.8,
             cast_on=['wing' + name, 'body', 'wh' + name])
    fig.part('we' + name, ellipse(E[0], E[1], 4.6, 4.6), bone, cel=0.7, rim=0.6, cast=0.5)
    de = unit((0, 0), add(unit(W, E), unit(root, E)))
    fig.part('wes' + name, shard(add(E, de, -1), add(E, de, 9), 4.8, bend=0.4), bone, cel=0.4, rim=0.4, cast=0.4)
    fig.part('wk' + name, ellipse(W[0], W[1], 4.4, 4.4), bone, cel=0.7, rim=0.6, cast=0.5)
    d = unit(W, sk['thumb'])
    fig.part('wt' + name, shard(add(W, d, 1), add(W, d, 14), 5.4, bend=-0.7), bone, cel=0.4, rim=0.4, cast=0.4)


# ---------------------------------------------------------------- la tête (repère de la tête au repos)
SKULL = [(187, 98), (189, 87), (197, 78.5), (210, 75.5), (223, 79), (234, 84.5), (245, 88.5), (252, 92), (256.5, 98),
         (255.5, 105), (250, 108.6), (238, 109.4), (226, 108.4), (214, 108.6), (207, 112), (201, 118.5), (193, 117.5)]
SKULL_SHARP = (13,)
LJAW = [(194, 114), (205, 111), (216, 109.6), (232, 110.4), (246, 110.0), (252, 111.6), (252.5, 115.5), (247, 119.2),
        (232, 121.4), (214, 122.2), (200, 121.0)]
THROAT = [(200, 108), (222, 106), (226, 112), (220, 120), (202, 121)]


def head_horns(fig, R, P, far):
    """Les deux grandes cornes : même forme, couchées vers l'arrière ; celle du fond décalée et un peu plus courte."""
    root, c1, c2, tip = (201.0, 82.0), (190.0, 71.0), (175.0, 63.0), (156.0, 60.0)
    if far:
        k = 0.86
        o = (209.0, 79.0)
        rot = 14.0
        pts = []
        for p in (root, c1, c2, tip):
            v = rotv(((p[0] - root[0]) * k, (p[1] - root[1]) * k), rot)
            pts.append((o[0] + v[0], o[1] + v[1]))
        sh = horn_shape(*pts, 10.6)
        fig.part('hornF', sh, OBSF, grad=(pts[0][0], pts[3][1] - 6, pts[3][0], pts[0][1] + 6, [(0, OBSF.light), (0.5, OBSF.base), (1, OBSF.shadow)]),
                 cel=1.0, rim=0.6, cast=0)
        fig.pose(['hornF'], R.HEAD)
    else:
        sh = horn_shape(root, c1, c2, tip, 12.0)
        det = [(ribbon([(196, 76.5), (184, 69.5), (170, 63.8)], [0.2, 1.3, 0.2]), OBS.glint, 0.55)]
        fig.part('hornN', sh, OBS, grad=(200, 62, 160, 82, [(0, OBS.light), (0.5, OBS.base), (1, OBS.shadow)]),
                 cel=1.1, rim=0.7, cast=1.0, cast_on=['head', 'body'], details=det)
        fig.pose(['hornN'], R.HEAD)


def draw_head(fig, R, P):
    heat = P['heat']
    # la gorge (rouge sombre, la lueur du four remonte) : au fond de la gueule, derrière les deux mâchoires
    th = sm(THROAT, t=0.9)
    fig.part('throat', th, MEMB, grad=(222, 106, 202, 120, [(0, LAVA[3] if heat < 1.5 else LAVA[2]), (0.5, '#a0283a'), (1, '#4a1030')]),
             cel=0, rim=0, cast=0)
    fig.pose(['throat'], R.HEAD)
    # les crocs du bas (derrière la mâchoire : la mâchoire couvre leurs racines)
    low = [(222, 4.2, 2.6), (231, 3.4, 2.2), (241, 6.4, 3.4), (249, 3.2, 2.2)]
    for j, (x, L, w) in enumerate(low):
        y = jaw_top(x)
        sh = sm([(x - w / 2, y + 1.6), (x - w * 0.2, y - L * 0.6), (x + 0.4, y - L), (x + w * 0.45, y - L * 0.5), (x + w / 2, y + 1.6)], sharp=(2,), t=0.8)
        fig.part('tl%d' % j, sh, FANG, cel=0.4, rim=0.4, cast=0)
    # la goutte de lave qui pend de la lèvre du bas (gravité) : sa racine est cachée sous la lèvre
    dx_, dy_ = 238.0, 119.0
    d_ = sm([(dx_ - 1.6, dy_), (dx_ + 1.6, dy_), (dx_ + 1.4, dy_ + 4.4), (dx_ + 0.2, dy_ + 7.6), (dx_ - 1.2, dy_ + 4.6)], sharp=(3,), t=0.9)
    fig.part('drip', d_, Mat(LAVA[0], LAVA[1], LAVA[2], LAVA[3], LAVA[4]), grad=(dx_ + 1, dy_ + 2, dx_ - 1, dy_ + 7,
             [(0, LAVA[1]), (0.5, LAVA[2]), (1, LAVA[4])]), cel=0.3, rim=0.3, cast=0)
    jaw = sm(LJAW, t=0.9)
    det = [(ribbon([(205, 111.4), (220, 110.4), (236, 111.2), (248, 110.8)], [0.2, 1.0, 1.0, 0.2]), GUM, 0.9),
           (ribbon([(214, 120.6), (230, 120.0), (244, 117.6)], [0.2, 1.2, 0.2]), ROCK.deep, 0.35)]
    fig.part('jaw', jaw, ROCK, grad=(250, 108, 205, 124, [(0, ROCK.light), (0.5, ROCK.base), (1, ROCK.shadow)]), cel=1.3, rim=0.6,
             cast=0, details=det)
    fig.pose(['jaw', 'drip'] + ['tl%d' % j for j in range(len(low))], R.JAW)
    # la goutte de lave qui pend de la lèvre du bas
    # (dessinée dans le repère de la mâchoire : elle suit la gueule)
    # les échardes de la collerette (derrière la joue)
    for j, (r_, t_, w) in enumerate((((193, 108), (178, 112), 5.2), ((191, 99), (176, 99), 5.0))):
        fig.part('col%d' % j, shard(r_, t_, w, bend=0.5), OBS, cel=0.5, rim=0.45, cast=0)
    fig.pose(['col0', 'col1'], R.HEAD)
    # la corne du museau (derrière le crâne : la racine est cachée)
    fig.part('snh', shard((241, 90), (244.5, 79), 6.0, bend=-0.8), OBS, cel=0.6, rim=0.5, cast=0)
    # les crocs du haut (derrière le crâne)
    up = [(217, 3.6, 2.4), (227, 7.6, 3.8), (235, 4.0, 2.4), (244, 7.0, 3.6), (251, 3.4, 2.2)]
    names = []
    for j, (x, L, w) in enumerate(up):
        y = skull_bottom(x)
        sh = sm([(x - w / 2, y - 1.6), (x + w / 2, y - 1.6), (x + w * 0.2, y + L * 0.6), (x - 0.4, y + L), (x - w * 0.45, y + L * 0.5)], sharp=(3,), t=0.8)
        fig.part('tu%d' % j, sh, FANG, cel=0.4, rim=0.4, cast=0)
        names.append('tu%d' % j)
    fig.pose(['snh'] + names, R.HEAD)
    # le crâne et la mâchoire du haut
    skull = sm(SKULL, sharp=SKULL_SHARP, t=0.9)
    ex, ey, ew = EYE
    det = []
    # le dessus du museau pris par la lumière, la joue dans l'ombre
    det.append((sm([(214, 80), (232, 85), (250, 91), (254, 97), (240, 94), (222, 89)], t=0.9), ROCK.light, 0.45))
    det.append((sm([(189, 100), (196, 104), (204, 108), (200, 116), (192, 114)], t=0.9), ROCK.shadow, 0.5))
    # la narine qui rougeoie
    det.append((ellipse(249.6, 96.2, 2.4, 1.4).rot(-18, 249.6, 96.2), ('rad', 249.6, 96.2, 3.4, 3.4, [(0, LAVA[1]), (0.5, LAVA[3]), (1, LAVA[5])]), 1))
    # l'oeil de braise (pupille fendue), une larme de lave dessous
    det += eye_kit(P)
    det += lava_vein([(ex - 1.8, ey + 3.4), (ex - 2.6, ey + 7.2), (ex - 1.6, ey + 11.4)], 0.9, heat, glow=2.2)
    fig.part('head', skull, ROCK, grad=(252, 80, 196, 116, [(0, ROCK.light), (0.5, ROCK.base), (1, ROCK.shadow)]),
             cel=1.5, rim=0.8, cast=1.0, cast_on=['body', 'col0', 'col1', 'jaw', 'throat', 'hornF', 'wingF', 'waF', 'wkF', 'wtF',
                                                   'tl0', 'tl1', 'tl2', 'tl3'], details=det)
    # l'arcade d'obsidienne au-dessus de l'oeil (regard dur, elle descend vers l'avant)
    brow = sm([(203.0, 89.8), (206.5, 85.4), (214, 84.0), (222.5, 85.6), (229.8, 90.0), (228.2, 93.4), (220, 93.6), (213, 92.8), (206.5, 93.4)], t=0.9)
    fig.part('brow', brow, OBS, grad=(226, 82, 206, 90, [(0, OBS.light), (0.5, OBS.base), (1, OBS.shadow)]), cel=0.7, rim=0.6, cast=0.8,
             cast_on=['head'])
    fig.pose(['head', 'brow'], R.HEAD)
    head_horns(fig, R, P, far=False)


def skull_bottom(x):
    """Le bas de la mâchoire du haut (la gencive) à l'abscisse x."""
    pts = [(207, 112), (214, 108.6), (226, 108.4), (238, 109.4), (250, 108.6)]
    for a, b in zip(pts, pts[1:]):
        if a[0] <= x <= b[0]:
            return a[1] + (b[1] - a[1]) * (x - a[0]) / (b[0] - a[0])
    return pts[-1][1]


def jaw_top(x):
    pts = [(205, 111), (216, 109.6), (232, 110.4), (246, 110.0), (252, 111.6)]
    for a, b in zip(pts, pts[1:]):
        if a[0] <= x <= b[0]:
            return a[1] + (b[1] - a[1]) * (x - a[0]) / (b[0] - a[0])
    return pts[-1][1]


def eye_kit(P):
    """L'oeil de braise : amande lumineuse, pupille fendue, coin de paupière ; éteint (paupière de roche) au clignement."""
    ex, ey, ew = EYE
    h = ew * 0.5
    if P['blink'] > 0.5:
        lid = sm([(ex - ew / 2, ey), (ex, ey - h * 0.3), (ex + ew / 2, ey - 0.4), (ex, ey + h * 0.25)], t=0.9)
        return [(lid, ROCK.deep, 0.8)]
    h = ew * 0.62
    al = sm([(ex - ew / 2, ey + 0.6), (ex - ew * 0.12, ey - h * 0.62), (ex + ew / 2, ey - h * 0.3), (ex + ew * 0.12, ey + h * 0.48)],
            sharp=(0, 2), t=0.9)
    ins = sm([(ex - ew / 2 + 0.8, ey + 0.45), (ex - ew * 0.12, ey - h * 0.4), (ex + ew / 2 - 1.0, ey - h * 0.2), (ex + ew * 0.1, ey + h * 0.3)],
             sharp=(0, 2), t=0.9)
    pu = sm([(ex + 0.5, ey - h * 0.42), (ex + 1.25, ey + 0.1), (ex + 0.5, ey + h * 0.38), (ex - 0.25, ey + 0.1)], sharp=(0, 2), t=0.9)
    return [(ellipse(ex, ey, ew * 0.72, ew * 0.56), ('rad', ex, ey, ew * 0.72, ew * 0.72, [(0, LAVA[2], 0.5), (1, LAVA[3], 0)]), 1),
            (al, '#2a0c18', 1),
            (ins, ('rad', ex + 0.8, ey - 0.6, ew * 0.6, ew * 0.6, [(0, LAVA[0]), (0.4, LAVA[1]), (1, LAVA[3])]), 1),
            (pu, '#5a0e14', 1),
            (ellipse(ex + 2.3, ey - 1.0, 0.65, 0.5), '#fffbe4', 0.95)]


def main():
    """dragon.svg (grand) et dragon-petit.svg (contour plus épais, pour les cases), puis les images du jeu :
    public/art/vecto/boss-feu.webp et boss-feu-160.webp."""
    from PIL import Image
    rendu = os.path.join(HERE, '..', '..', 'heros', 'rendu.cjs')
    pub = os.path.join(ROOT, 'public', 'art', 'vecto')
    os.makedirs(pub, exist_ok=True)
    for name, ow, h, out in (('dragon', 0.95, 960, 'boss-feu'), ('dragon-petit', 1.35, 300, 'boss-feu-160')):
        svg = build(ow=ow).svg()
        path = os.path.join(HERE, name + '.svg')
        open(path, 'w').write(svg)
        png = os.path.join(HERE, name + '.png')
        subprocess.run(['node', rendu, path, png, str(h)], check=True)
        Image.open(png).save(os.path.join(pub, out + '.webp'), 'WEBP', quality=90, method=6)
        print('écrit %s.svg (%d ko) → art/vecto/%s.webp' % (name, len(svg) // 1024, out))
    x0, y0, w, h = FRAME
    print('mesures pour src/game/vecto.ts : [largeur, hauteur, x et y des pieds] =', [w, h, FEET[0] - x0, FEET[1] - y0])


if __name__ == '__main__':
    main()
